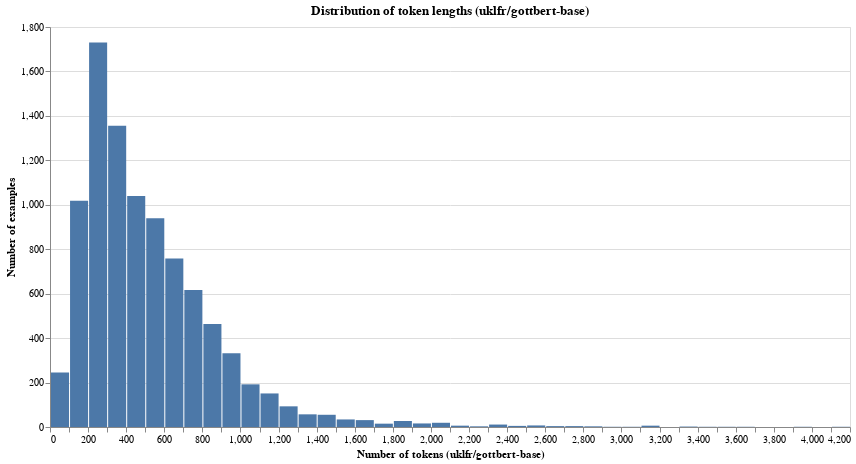

The notebook cell saved with this chart:
### Code cell
token_dist_chart = (
    alt.Chart(df)
    .mark_bar()
    .encode(
        x=alt.X(
            "token_count:Q",
            bin=alt.Bin(maxbins=50),
            title="Number of tokens (uklfr/gottbert-base)"
        ),
        y=alt.Y("count()", title="Number of examples"),
        tooltip=[
            alt.Tooltip("token_count:Q", bin=True, title="Token count"),
            alt.Tooltip("count()", title="Frequency")
        ],
    )
    .properties(
        width=800,
        height=400,
        title="Distribution of token lengths (uklfr/gottbert-base)"
    )
)

token_dist_chart

### Figure 1 — Vega specification as saved in the notebook (floating-point values rounded to 4 significant figures)
{"$schema": "https://vega.github.io/schema/vega/v6.json", "data": [{"name": "source_0", "values": [{"__count": 1018, "bin_maxbins_10_token_count": 0.0, "bin_maxbins_10_token_count_end": 500.0, "bin_maxbins_50_token_count": 100.0, "bin_maxbins_50_token_count_end": 200.0}, {"__count": 463, "bin_maxbins_10_token_count": 500.0, "bin_maxbins_10_token_count_end": 1000.0, "bin_maxbins_50_token_count": 800.0, "bin_maxbins_50_token_count_end": 900.0}, {"__count": 1040, "bin_maxbins_10_token_count": 0.0, "bin_maxbins_10_token_count_end": 500.0, "bin_maxbins_50_token_count": 400.0, "bin_maxbins_50_token_count_end": 500.0}, {"__count": 1356, "bin_maxbins_10_token_count": 0.0, "bin_maxbins_10_token_count_end": 500.0, "bin_maxbins_50_token_count": 300.0, "bin_maxbins_50_token_count_end": 400.0}, {"__count": 758, "bin_maxbins_10_token_count": 500.0, "bin_maxbins_10_token_count_end": 1000.0, "bin_maxbins_50_token_count": 600.0, "bin_maxbins_50_token_count_end": 700.0}, {"__count": 1730, "bin_maxbins_10_token_count": 0.0, "bin_maxbins_10_token_count_end": 500.0, "bin_maxbins_50_token_count": 200.0, "bin_maxbins_50_token_count_end": 300.0}, {"__count": 332, "bin_maxbins_10_token_count": 500.0, "bin_maxbins_10_token_count_end": 1000.0, "bin_maxbins_50_token_count": 900.0, "bin_maxbins_50_token_count_end": 1000.0}, {"__count": 151, "bin_maxbins_10_token_count": 1000.0, "bin_maxbins_10_token_count_end": 1500.0, "bin_maxbins_50_token_count": 1100.0, "bin_maxbins_50_token_count_end": 1200.0}, {"__count": 616, "bin_maxbins_10_token_count": 500.0, "bin_maxbins_10_token_count_end": 1000.0, "bin_maxbins_50_token_count": 700.0, "bin_maxbins_50_token_count_end": 800.0}, {"__count": 939, "bin_maxbins_10_token_count": 500.0, "bin_maxbins_10_token_count_end": 1000.0, "bin_maxbins_50_token_count": 500.0, "bin_maxbins_50_token_count_end": 600.0}, {"__count": 3, "bin_maxbins_10_token_count": 2500.0, "bin_maxbins_10_token_count_end": 3000.0, "bin_maxbins_50_token_count": 2800.0, "bin_maxbins_50_token_count_end": 2900.0}, {"__count": 27, "bin_maxbins_10_token_count": 1500.0, "bin_maxbins_10_token_count_end": 2000.0, "bin_maxbins_50_token_count": 1800.0, "bin_maxbins_50_token_count_end": 1900.0}, {"__count": 34, "bin_maxbins_10_token_count": 1500.0, "bin_maxbins_10_token_count_end": 2000.0, "bin_maxbins_50_token_count": 1500.0, "bin_maxbins_50_token_count_end": 1600.0}, {"__count": 192, "bin_maxbins_10_token_count": 1000.0, "bin_maxbins_10_token_count_end": 1500.0, "bin_maxbins_50_token_count": 1000.0, "bin_maxbins_50_token_count_end": 1100.0}, {"__count": 93, "bin_maxbins_10_token_count": 1000.0, "bin_maxbins_10_token_count_end": 1500.0, "bin_maxbins_50_token_count": 1200.0, "bin_maxbins_50_token_count_end": 1300.0}, {"__count": 1, "bin_maxbins_10_token_count": 3500.0, "bin_maxbins_10_token_count_end": 4000.0, "bin_maxbins_50_token_count": 3500.0, "bin_maxbins_50_token_count_end": 3600.0}, {"__count": 55, "bin_maxbins_10_token_count": 1000.0, "bin_maxbins_10_token_count_end": 1500.0, "bin_maxbins_50_token_count": 1400.0, "bin_maxbins_50_token_count_end": 1500.0}, {"__count": 245, "bin_maxbins_10_token_count": 0.0, "bin_maxbins_10_token_count_end": 500.0, "bin_maxbins_50_token_count": 0.0, "bin_maxbins_50_token_count_end": 100.0}, {"__count": 57, "bin_maxbins_10_token_count": 1000.0, "bin_maxbins_10_token_count_end": 1500.0, "bin_maxbins_50_token_count": 1300.0, "bin_maxbins_50_token_count_end": 1400.0}, {"__count": 19, "bin_maxbins_10_token_count": 2000.0, "bin_maxbins_10_token_count_end": 2500.0, "bin_maxbins_50_token_count": 2000.0, "bin_maxbins_50_token_count_end": 2100.0}, {"__count": 7, "bin_maxbins_10_token_count": 2500.0, "bin_maxbins_10_token_count_end": 3000.0, "bin_maxbins_50_token_count": 2500.0, "bin_maxbins_50_token_count_end": 2600.0}, {"__count": 6, "bin_maxbins_10_token_count": 3000.0, "bin_maxbins_10_token_count_end": 3500.0, "bin_maxbins_50_token_count": 3100.0, "bin_maxbins_50_token_count_end": 3200.0}, {"__count": 16, "bin_maxbins_10_token_count": 1500.0, "bin_maxbins_10_token_count_end": 2000.0, "bin_maxbins_50_token_count": 1900.0, "bin_maxbins_50_token_count_end": 2000.0}, {"__count": 31, "bin_maxbins_10_token_count": 1500.0, "bin_maxbins_10_token_count_end": 2000.0, "bin_maxbins_50_token_count": 1600.0, "bin_maxbins_50_token_count_end": 1700.0}, {"__count": 1, "bin_maxbins_10_token_count": 3000.0, "bin_maxbins_10_token_count_end": 3500.0, "bin_maxbins_50_token_count": 3400.0, "bin_maxbins_50_token_count_end": 3500.0}, {"__count": 1, "bin_maxbins_10_token_count": 3500.0, "bin_maxbins_10_token_count_end": 4000.0, "bin_maxbins_50_token_count": 3900.0, "bin_maxbins_50_token_count_end": 4000.0}, {"__count": 6, "bin_maxbins_10_token_count": 2000.0, "bin_maxbins_10_token_count_end": 2500.0, "bin_maxbins_50_token_count": 2100.0, "bin_maxbins_50_token_count_end": 2200.0}, {"__count": 15, "bin_maxbins_10_token_count": 1500.0, "bin_maxbins_10_token_count_end": 2000.0, "bin_maxbins_50_token_count": 1700.0, "bin_maxbins_50_token_count_end": 1800.0}, {"__count": 11, "bin_maxbins_10_token_count": 2000.0, "bin_maxbins_10_token_count_end": 2500.0, "bin_maxbins_50_token_count": 2300.0, "bin_maxbins_50_token_count_end": 2400.0}, {"__count": 4, "bin_maxbins_10_token_count": 2500.0, "bin_maxbins_10_token_count_end": 3000.0, "bin_maxbins_50_token_count": 2600.0, "bin_maxbins_50_token_count_end": 2700.0}, {"__count": 1, "bin_maxbins_10_token_count": 3000.0, "bin_maxbins_10_token_count_end": 3500.0, "bin_maxbins_50_token_count": 3000.0, "bin_maxbins_50_token_count_end": 3100.0}, {"__count": 1, "bin_maxbins_10_token_count": 3500.0, "bin_maxbins_10_token_count_end": 4000.0, "bin_maxbins_50_token_count": 3600.0, "bin_maxbins_50_token_count_end": 3700.0}, {"__count": 1, "bin_maxbins_10_token_count": 2500.0, "bin_maxbins_10_token_count_end": 3000.0, "bin_maxbins_50_token_count": 2900.0, "bin_maxbins_50_token_count_end": 3000.0}, {"__count": 5, "bin_maxbins_10_token_count": 2000.0, "bin_maxbins_10_token_count_end": 2500.0, "bin_maxbins_50_token_count": 2400.0, "bin_maxbins_50_token_count_end": 2500.0}, {"__count": 2, "bin_maxbins_10_token_count": 3000.0, "bin_maxbins_10_token_count_end": 3500.0, "bin_maxbins_50_token_count": 3300.0, "bin_maxbins_50_token_count_end": 3400.0}, {"__count": 3, "bin_maxbins_10_token_count": 2000.0, "bin_maxbins_10_token_count_end": 2500.0, "bin_maxbins_50_token_count": 2200.0, "bin_maxbins_50_token_count_end": 2300.0}, {"__count": 4, "bin_maxbins_10_token_count": 2500.0, "bin_maxbins_10_token_count_end": 3000.0, "bin_maxbins_50_token_count": 2700.0, "bin_maxbins_50_token_count_end": 2800.0}, {"__count": 1, "bin_maxbins_10_token_count": 4000.0, "bin_maxbins_10_token_count_end": 4500.0, "bin_maxbins_50_token_count": 4100.0, "bin_maxbins_50_token_count_end": 4200.0}]}, {"name": "source_0_y_domain___count", "values": [{"min": 1, "max": 1730}]}], "signals": [{"name": "bin_maxbins_50_token_count_bins", "value": {"fields": ["token_count"], "fname": "bin_token_count", "start": 0.0, "step": 100.0, "stop": 4200.0}}], "marks": [{"type": "rect", "name": "marks", "from": {"data": "source_0"}, "encode": {"update": {"tooltip": {"signal": "{\"Token count\": !isValid(datum[\"bin_maxbins_10_token_count\"]) || !isFinite(+datum[\"bin_maxbins_10_token_count\"]) ? \"null\" : format(datum[\"bin_maxbins_10_token_count\"], \"\") + \" – \" + format(datum[\"bin_maxbins_10_token_count_end\"], \"\"), \"Frequency\": format(datum[\"__count\"], \"\")}"}, "fill": {"value": "#4c78a8"}, "y": {"field": "__count", "scale": "y"}, "y2": {"value": 0, "scale": "y"}, "x2": {"field": "bin_maxbins_50_token_count", "scale": "x", "offset": {"signal": "0.5 + (abs(scale(\"x\", datum[\"bin_maxbins_50_token_count_end\"]) - scale(\"x\", datum[\"bin_maxbins_50_token_count\"])) < 0.25 ? -0.5 * (0.25 - (abs(scale(\"x\", datum[\"bin_maxbins_50_token_count_end\"]) - scale(\"x\", datum[\"bin_maxbins_50_token_count\"])))) : 0.5)"}}, "x": {"field": "bin_maxbins_50_token_count_end", "scale": "x", "offset": {"signal": "0.5 + (abs(scale(\"x\", datum[\"bin_maxbins_50_token_count_end\"]) - scale(\"x\", datum[\"bin_maxbins_50_token_count\"])) < 0.25 ? 0.5 * (0.25 - (abs(scale(\"x\", datum[\"bin_maxbins_50_token_count_end\"]) - scale(\"x\", datum[\"bin_maxbins_50_token_count\"])))) : -0.5)"}}}}, "style": ["bar"]}], "scales": [{"name": "x", "type": "linear", "domain": {"signal": "[bin_maxbins_50_token_count_bins.start, bin_maxbins_50_token_count_bins.stop]"}, "range": [0, {"signal": "width"}], "bins": {"signal": "bin_maxbins_50_token_count_bins"}, "zero": false}, {"name": "y", "type": "linear", "domain": [{"signal": "(data(\"source_0_y_domain___count\")[0] || {}).min"}, {"signal": "(data(\"source_0_y_domain___count\")[0] || {}).max"}], "range": [{"signal": "height"}, 0], "nice": true, "zero": true}], "axes": [{"scale": "y", "ticks": false, "tickCount": {"signal": "ceil(height/40)"}, "labels": false, "domain": false, "maxExtent": 0, "zindex": 0, "gridScale": "x", "aria": false, "minExtent": 0, "grid": true, "orient": "left"}, {"scale": "x", "labelFlush": true, "labelOverlap": true, "tickCount": {"signal": "ceil(width/10)"}, "zindex": 0, "orient": "bottom", "grid": false, "title": "Number of tokens (uklfr/gottbert-base)"}, {"scale": "y", "orient": "left", "title": "Number of examples", "labelOverlap": true, "zindex": 0, "tickCount": {"signal": "ceil(height/40)"}, "grid": false}], "title": {"text": "Distribution of token lengths (uklfr/gottbert-base)", "frame": "group"}, "width": 800, "background": "white", "height": 400, "style": "cell", "padding": 5}
